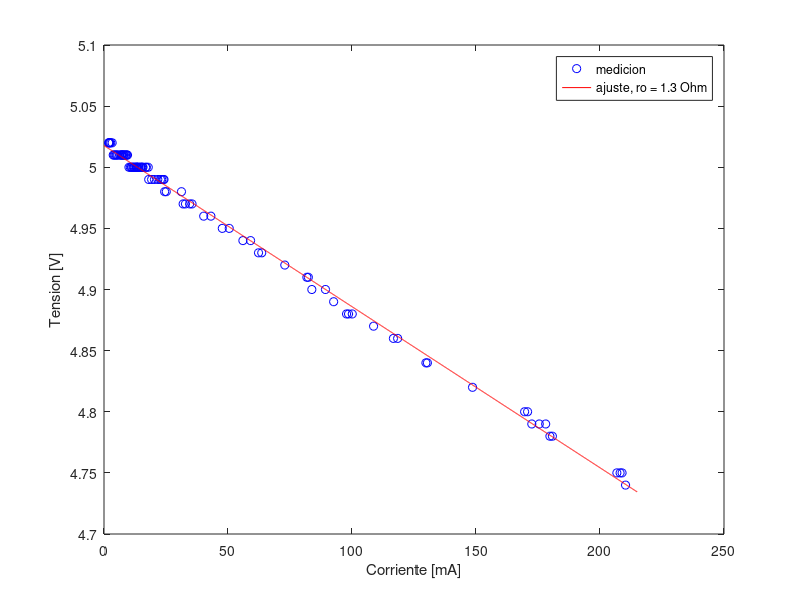
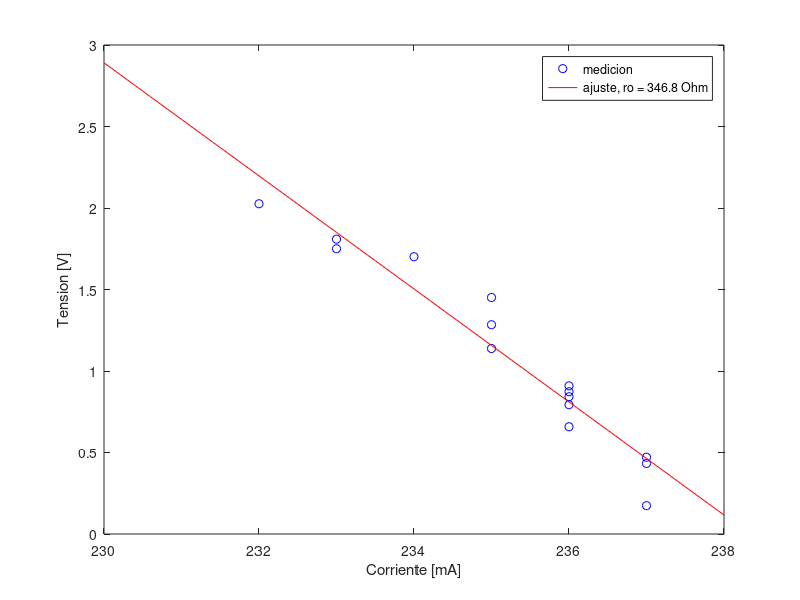
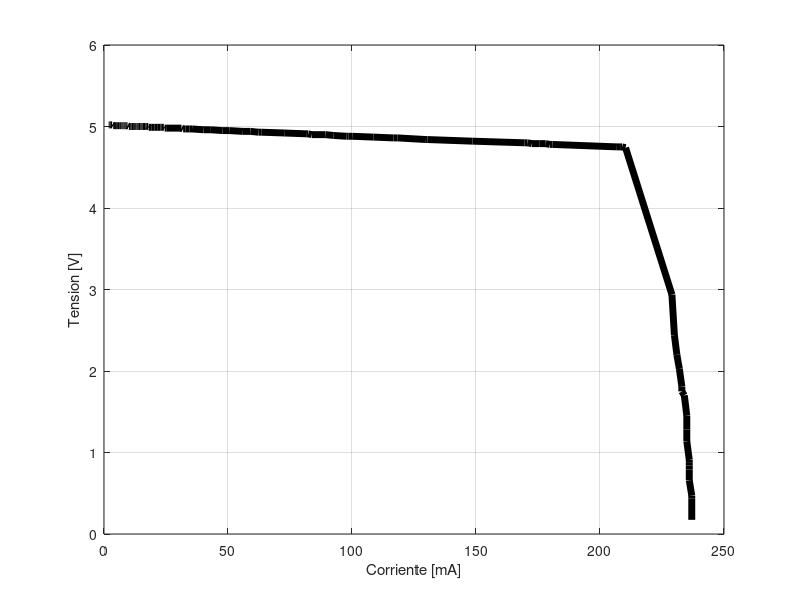
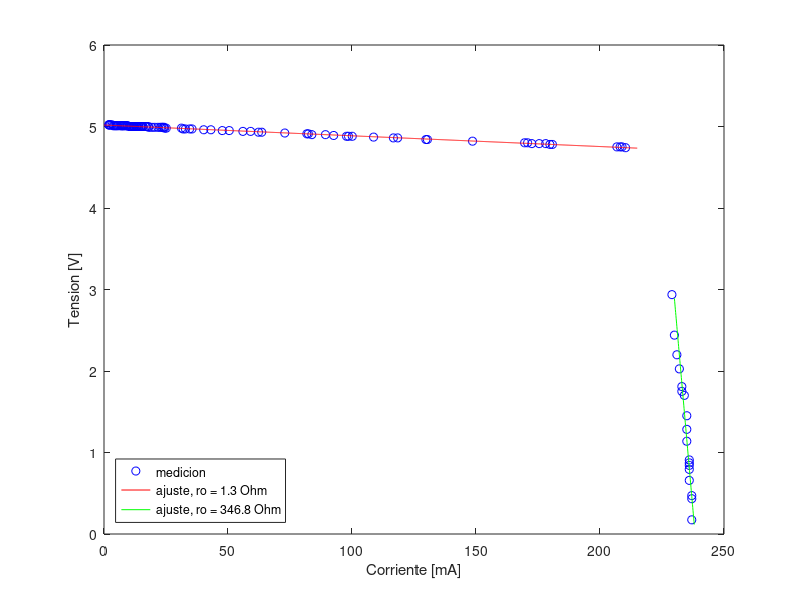

Reproduce these figures in MATLAB, in order.
close all
clear

fID = fopen('datos.csv');
data = textscan(fID, '%f;%f');
fclose(fID);
Vo = data{1};
Io = data{2};

fin_t = 95; % LIMITE SUPERIOR DEL MODO REG DE TENSION

p_tension = polyfit(Io(1:fin_t),Vo(1:fin_t),1);

I_fit_t = 0:0.1:215;
V_fit_t = p_tension(1) * I_fit_t + p_tension(2);

figure
plot(Io(1:fin_t),Vo(1:fin_t), 'bo');
hold on
plot(I_fit_t, V_fit_t, 'r');
legend('medicion',sprintf('ajuste, ro = %0.1f Ohm',p_tension(1)*-1e3));
xlabel('Corriente [mA]');
ylabel('Tension [V]');
print('reg_carga_tension','-dpng')

inicio_c = 99;
p_corriente = polyfit(Io(inicio_c:end),Vo(inicio_c:end),1);

I_fit = 230:0.1:238;
V_fit = p_corriente(1) * I_fit + p_corriente(2);

figure
plot(Io(inicio_c:end),Vo(inicio_c:end), 'bo');
hold on
plot(I_fit, V_fit, 'r');
legend('medicion',sprintf('ajuste, ro = %0.1f Ohm',p_corriente(1)*-1e3));
xlabel('Corriente [mA]');
ylabel('Tension [V]');
print('reg_carga_corriente','-dpng')

figure
plot(Io,Vo, 'k', 'Linewidth',5);
grid
xlabel('Corriente [mA]');
ylabel('Tension [V]');
print('reg_carga','-dpng')



figure
plot(Io,Vo, 'bo');
hold on
plot(I_fit_t, V_fit_t, 'r');
hold on
plot(I_fit, V_fit, 'g');
legend('medicion',sprintf('ajuste, ro = %0.1f Ohm',p_tension(1)*-1e3), sprintf('ajuste, ro = %0.1f Ohm',p_corriente(1)*-1e3),'Location','SouthWest' );
xlabel('Corriente [mA]');
ylabel('Tension [V]');
print('reg_carga_ajustes','-dpng')

